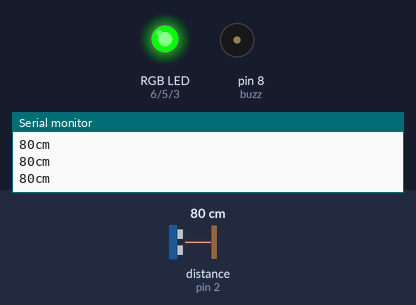
Simulated run of this sketch. Board: Arduino Uno, built with avr-gcc and run on an emulated ATmega328P. On the bench: an RGB LED mixed from three pins (HIGH = lit), buzzer (waves = sounding), the last lines printed to the serial monitor. Wiring (inferred from the names in the program): ultrasonic range finder: trigger pin 2; echo pin 2. Dashed ring = blinking. The test bench sets the inputs (shaded band); at power-on: distance to the obstacle (sensor on pin 2) 80 cm. The echo pulse lasts 58.3 µs per cm.

Above: at 1.2 s.
1.3 s: distance to the obstacle (sensor on pin 2) set to 56 cm
4.3 s: distance to the obstacle (sensor on pin 2) set to 47 cm
At 4.73 s:
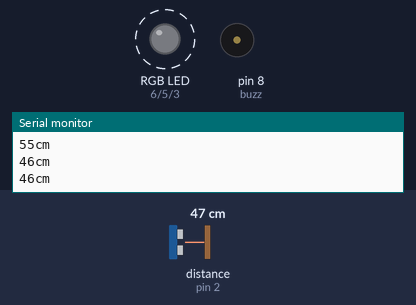
7.3 s: distance to the obstacle (sensor on pin 2) set to 12 cm
10.3 s: distance to the obstacle (sensor on pin 2) set to 9 cm
At 10.6 s:
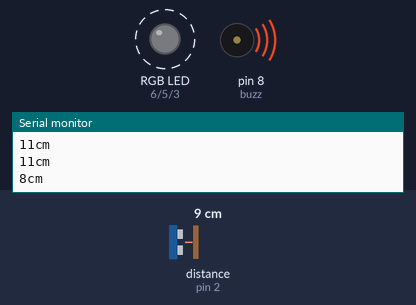
13.3 s: distance to the obstacle (sensor on pin 2) set to 120 cm
At 14.3 s:
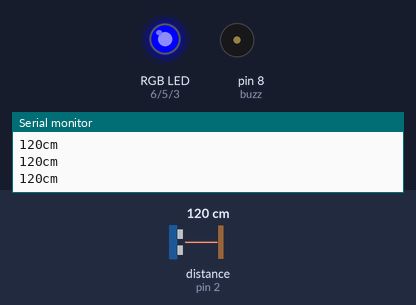
15.0 s: distance to the obstacle (sensor on pin 2) set to 105 cm
16.5 s: distance to the obstacle (sensor on pin 2) set to 94 cm
At 16.9 s:
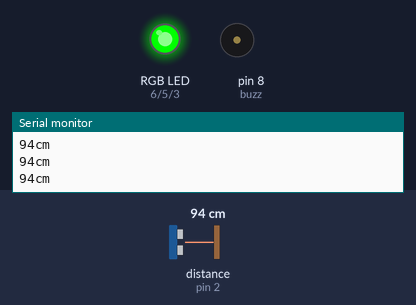
Timing chart, 0 to 19.0 s (numbered marks = the images above; inputs shaded):
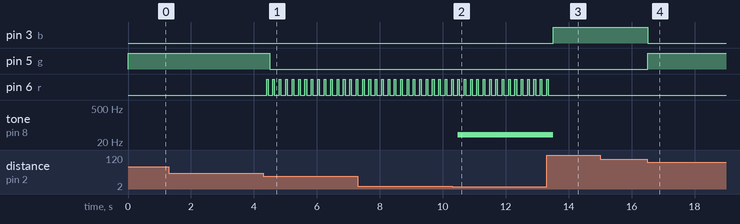

The sketch:

distance_RGB.ino
```cpp
int pingPin = 2;
int buzz = 8;
int r = 6;
int g = 5;
int b = 3;

int  b_far = 200;
int  b_close = 101;
int  g_far = 100;
int  g_close = 51;
int  r_far = 50;
int  r_close = 0;
int buzzOn = 10;
int buzzFreq = 40;


void setup() {

  Serial.begin(9600);

  pinMode(r, OUTPUT);
  pinMode(g, OUTPUT);
  pinMode(b, OUTPUT);

  pinMode(buzz, OUTPUT);

}

void loop()
{

  long duration, cm;

  pinMode(pingPin, OUTPUT);
  digitalWrite(pingPin, LOW);
  delayMicroseconds(2);
  digitalWrite(pingPin, HIGH);
  delayMicroseconds(5);
  digitalWrite(pingPin, LOW);

  pinMode(pingPin, INPUT);
  duration = pulseIn(pingPin, HIGH);

   cm = microsecondsToCentimeters(duration);
  if (cm < buzzOn){
    tone (buzz, buzzFreq);

  } else {
    noTone (buzz);
  }
  if ((cm < r_far) && (cm > 0)) {
    digitalWrite(r, HIGH);
    delay(50);
    digitalWrite(r, LOW);
    delay(50);
    digitalWrite(g, LOW);
    digitalWrite(b, LOW);

  } else if ((cm < g_far) && (cm > g_close)) {
    digitalWrite(r, LOW);
    digitalWrite(g, HIGH);
    digitalWrite(b, LOW);

  } else if ((cm < b_far) && (cm > b_close)) {

     digitalWrite(r, LOW);
    digitalWrite(g, LOW);
    digitalWrite(b, HIGH);
  }

  Serial.print(cm);
  Serial.print("cm");
  Serial.println();

  delay(100);
}

 long microsecondsToCentimeters(long microseconds)
{
  return microseconds / 29 / 2;
}
```

Measured:
- the behaviour switches between 51 and 50 cm on distance to the obstacle (sensor on pin 2) (found by bisection; images 0 and 1)
- the behaviour switches between 11 and 10 cm on distance to the obstacle (sensor on pin 2) (found by bisection; images 1 and 2)
- the behaviour switches between 100 and 99 cm on distance to the obstacle (sensor on pin 2) (found by bisection; images 3 and 4)
- after the input at 4.3 s, pin 5 (g): HIGH → LOW after 0.20 s; pin 6 (r): alternates HIGH for 0.05 s and LOW for 0.15 s, starting after 0.10 s
- after the input at 10.3 s, tone on pin 8 (buzz): silent → 40 Hz after 0.18 s
- after the input at 13.3 s, pin 3 (b): LOW → HIGH after 0.21 s; pin 6 (r): goes on until 13.4 s, then stays LOW; tone on pin 8 (buzz): 40 Hz → silent after 0.21 s
- after the input at 16.5 s, pin 3 (b): HIGH → LOW at once; pin 5 (g): LOW → HIGH at once
